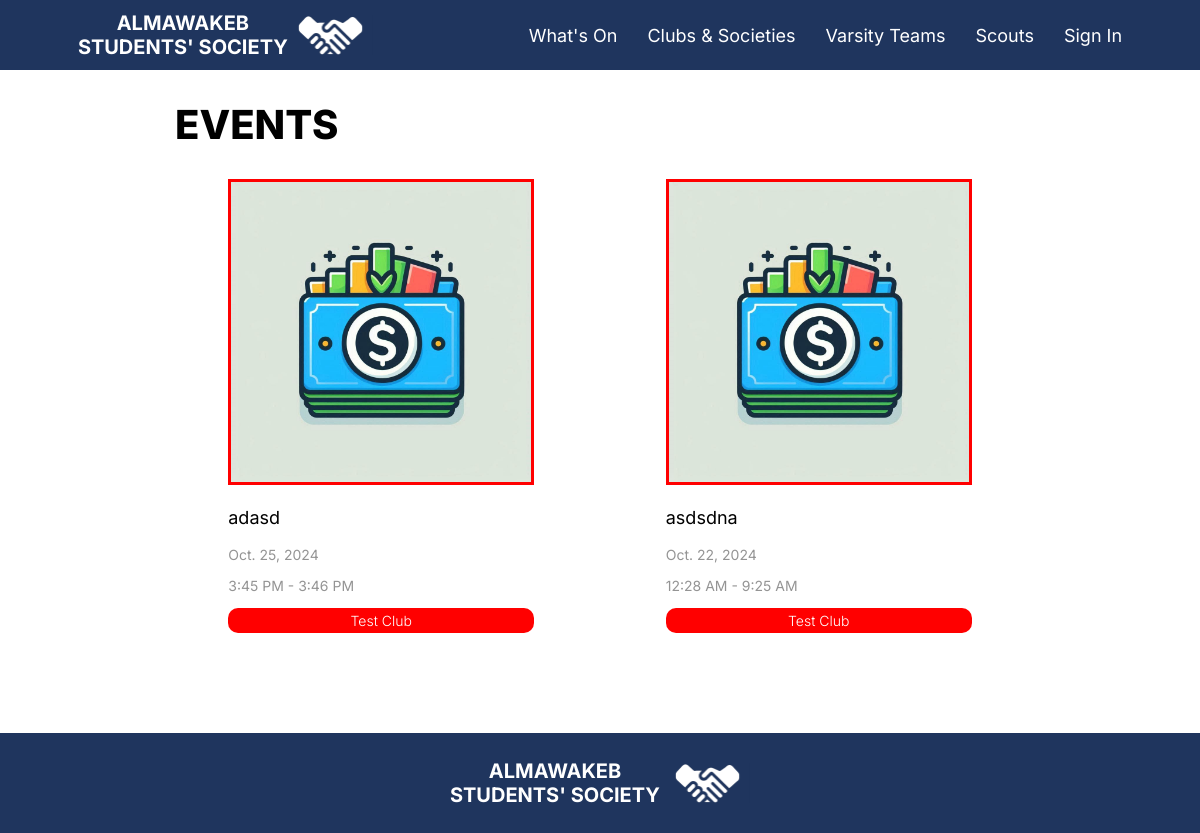
Page /Events/ on the committed database.
### mainapp/models.py (models this page shows, shortened)
class Event(models.Model):
    GROUP_CHOICES = [
        ('ngr', 'All Year Levels'),
        ('12', 'Senior'),
        ('11', 'Junior'),
        ('10', 'Sophomore'),
        ('9', 'Freshman'),
    ]
    GRADE_CHOICES = [
        ('nosec', 'All Sections'),
        ('A', 'A'),
        ('B', 'B'),
        ('C', 'C'),
        ('D', 'D'),
        ('E', 'E'),
        ('F', 'F'),
        ('G', 'G'),
        ('H', 'H'),
        ('I', 'I'),
        ('J', 'J'),
    ]
    author = models.ForeignKey(Club, on_delete=models.CASCADE, related_name='authored_events')
    cover = models.ImageField(upload_to='event_covers/', blank=True, null=True)  # Remove default and allow blank/null
    title = models.CharField(max_length=100)
    text = models.TextField()
    summary = models.CharField(max_length=150)
    date = models.DateField()
    end_date = models.DateField(blank=True,null=True)
    start_time = models.TimeField(blank=True, null=True)
    end_time = models.TimeField(blank=True, null=True)
    published_date = models.DateTimeField(null=True, blank=True)
    location = models.CharField(max_length=150, blank=True,null=False)
    color = models.ForeignKey(Club, on_delete=models.CASCADE, related_name='club_color', blank=True, null=True)
    group = models.CharField(max_length=3, choices=GROUP_CHOICES,default="ngr")
    grade = models.CharField(max_length=5, choices=GRADE_CHOICES,default="nosec")
    attendance_locked = models.BooleanField(default=False)
    members_only = models.BooleanField(default=False)
    highlight = models.BooleanField(default=False)
    draft = models.BooleanField(default=False)
    hos_approved = models.BooleanField(default=False)
    significant_event = models.BooleanField(default=False)
    attending_Students = models.ManyToManyField(User, related_name='attending_students', blank=True)
    confirmed_Students = models.ManyToManyField(User, related_name='confirm_students', blank=True)
    links = models.ManyToManyField(Links, related_name='events_links', blank=True)
    typeitem = "event"

class Club(models.Model):
    name = models.CharField(max_length=255)
    heads = models.ManyToManyField(User, related_name='head_clubs', blank=True)
    leadership = models.ManyToManyField(User, related_name='leadership_roles', blank=True)
    members = models.ManyToManyField(User, related_name='membership_clubs', blank=True)
    advisors = models.ManyToManyField(User, related_name='advisor_clubs', blank=True)
    events = models.ManyToManyField('Event', related_name='events', blank=True)
    type = models.CharField(choices=[('male', "Boys Only"),('female','Girls Only'), ('mixed', 'Mixed Club')], default='mixed', max_length=6)
    about = models.TextField()
    logo = models.ImageField(upload_to='clubs_logos/')
    color = models.CharField(max_length=7)  # Hex color code
    links = models.ManyToManyField(Links, related_name='club_links', blank=True)
    bylaws = models.ManyToManyField(Bylaw, related_name='club_bylaws', blank=True)

### mainapp/views.py (the view)
# urls.py: path("Events/", views.Events, name="events"),
def Events(request):
    events = Event.objects.all().order_by('-date')
    user: User = request.user
    filtered_events = []
    if not user.is_anonymous:
        for event in events:
            if not user.is_superuser and user.associated_faculty is None:
                if user.associated_student is not None and user.associated_student.gender == event.author.type or event.author.type == "mixed":
                    if (event.group == "ngr" and event.grade == "nosec" ) or (event.group == "ngr" and event.grade == user.associated_student.section) or (event.group == str(user.associated_student.year_level) and event.grade == "nosec") or (event.group == str(user.associated_student.year_level) and event.grade == user.associated_student.section):
                        filtered_events.append(event)
            elif user.associated_faculty is not None or user.is_superuser:
                filtered_events.append(event)
    else:
        for event in events:
            if event.author.type == "mixed" and event.group == "ngr" and event.grade == "nosec":
                filtered_events.append(event)
    return render(request, "events.html", {'hasClubs':hasClubs(user),'events': filtered_events, 'user': request.user})

### mainapp/views.py (called while the page is built)
def hasClubs(user):
    if hasattr(user, "associated_clubs"):
        if user.associated_clubs.count() > 0:
            return True
        else:
            return False
    else:
        return False

### templates/events.html (shortened to what this page needs)
{% extends 'Base.html' %}
{% load static %}
{% block content %}
<div class="profileRow">
    <p class="pageTitle">EVENTS</p>
</div>
<div class="grid">
    {% for event in events %}
    {% if not event.draft %}
    {% if not event.members_only or user.is_superuser %}
    <div>
        <a href="{% url 'event_detail' event.id %}">
            <img class="eventCover" src="{{ event.cover.url }}" alt="Event Cover" style="border: 3px solid {{event.author.color}};">
            <p class="text" style="max-width: 306px; overflow: hidden; text-overflow: ellipsis; white-space: nowrap;">{{ event.title }}</p>
            <p class="aboutText">{{ event.date }}</p>
            <p class="aboutText">{{ event.start_time|time:"g:i A" }} - {{ event.end_time|time:"g:i A" }}</p>
            <div class="tagBox" style="background: {{ event.author.color }};">
                <p class="tagText">{{ event.author.name }}</p>
            </div>
        </a>
    </div>
    {% endif %}
    {% endif %}
    {% empty %}
    <p class="text">No events available.</p>
    {% endfor %}
</div>
{% endblock %}

### static/CSS/base.css (style rules this page uses)
a { text-decoration: none; }
.pageTitle { color: black; font-size: 40px; font-family: Inter; font-weight: 800; margin-top: 0px; margin-bottom: 30px; }
.text { color: black; font-size: 18px; font-family: Inter; font-weight: 400; }
.aboutText { color: #949494; font-size: 14px; font-family: Inter; font-weight: 400; }
.grid { display: grid; grid-gap: 25px; justify-items: center; grid-template-columns: repeat(auto-fit, minmax(306px, 1fr)); }
.eventCover { width: 300px; height: 300px; }
.tagBox { display: flex; height: 25px; background: #414648; border-radius: 10px; align-items: center; justify-content: center; }
.tagText { text-align: center; color: white; font-size: 14px; font-family: Inter; font-weight: 300; }
.profileRow { display: flex; justify-content: space-between; align-items: center; }
img { object-fit: contain; }
div { font-family: 'Inter'; }

### rows in the picture
Event: cover (picture), title "adasd", date "Oct. 25, 2024", start_time "3:45 PM", end_time "3:46 PM", author.name "Test Club"
Event: cover (picture), title "asdsdna", date "Oct. 22, 2024", start_time "12:28 AM", end_time "9:25 AM", author.name "Test Club"
